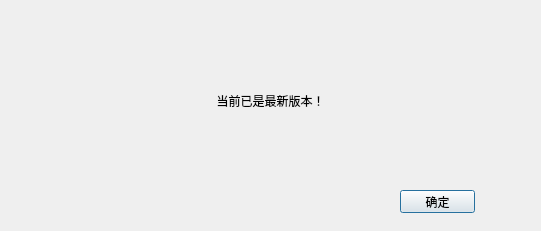
<?xml version="1.0" encoding="UTF-8"?>
<ui version="4.0">
 <class>UpdateDialog</class>
 <widget class="QDialog" name="UpdateDialog">
  <property name="geometry">
   <rect>
    <x>0</x>
    <y>0</y>
    <width>541</width>
    <height>231</height>
   </rect>
  </property>
  <property name="windowTitle">
   <string>版本更新</string>
  </property>
  <property name="windowIcon">
   <iconset>
    <normaloff>images/logo.png</normaloff>images/logo.png</iconset>
  </property>
  <widget class="QPushButton" name="pushButton">
   <property name="geometry">
    <rect>
     <x>400</x>
     <y>190</y>
     <width>75</width>
     <height>23</height>
    </rect>
   </property>
   <property name="text">
    <string>确定</string>
   </property>
  </widget>
  <widget class="QLabel" name="label">
   <property name="geometry">
    <rect>
     <x>30</x>
     <y>55</y>
     <width>481</width>
     <height>91</height>
    </rect>
   </property>
   <property name="text">
    <string>当前已是最新版本！</string>
   </property>
   <property name="alignment">
    <set>Qt::AlignCenter</set>
   </property>
  </widget>
  <widget class="QLabel" name="labelVersion">
   <property name="geometry">
    <rect>
     <x>200</x>
     <y>55</y>
     <width>101</width>
     <height>31</height>
    </rect>
   </property>
   <property name="text">
    <string/>
   </property>
  </widget>
 </widget>
 <resources/>
 <connections/>
</ui>
